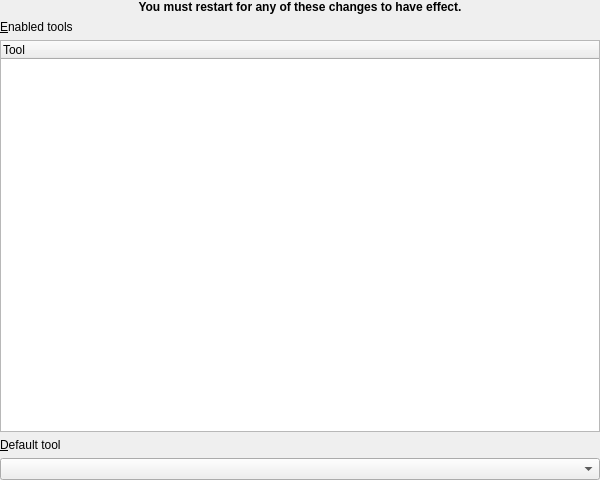
<?xml version="1.0" encoding="UTF-8"?>
<ui version="4.0">
 <class>toToolSettingUI</class>
 <widget class="QWidget" name="toToolSettingUI">
  <property name="geometry">
   <rect>
    <x>0</x>
    <y>0</y>
    <width>600</width>
    <height>480</height>
   </rect>
  </property>
  <property name="sizePolicy">
   <sizepolicy hsizetype="Expanding" vsizetype="Preferred">
    <horstretch>0</horstretch>
    <verstretch>0</verstretch>
   </sizepolicy>
  </property>
  <property name="minimumSize">
   <size>
    <width>600</width>
    <height>0</height>
   </size>
  </property>
  <property name="windowTitle">
   <string>Form1</string>
  </property>
  <layout class="QGridLayout">
   <property name="margin">
    <number>0</number>
   </property>
   <property name="spacing">
    <number>6</number>
   </property>
   <item row="2" column="0">
    <widget class="toTreeWidget" name="Enabled">
     <property name="selectionMode">
      <enum>QAbstractItemView::MultiSelection</enum>
     </property>
     <property name="allColumnsShowFocus">
      <bool>true</bool>
     </property>
     <column>
      <property name="text">
       <string>Tool</string>
      </property>
     </column>
    </widget>
   </item>
   <item row="4" column="0">
    <widget class="QComboBox" name="DefaultTool"/>
   </item>
   <item row="3" column="0">
    <widget class="QLabel" name="TextLabel2">
     <property name="toolTip">
      <string>Select the default tool to pop up when opening a new connection.</string>
     </property>
     <property name="text">
      <string>&amp;Default tool</string>
     </property>
     <property name="wordWrap">
      <bool>false</bool>
     </property>
     <property name="buddy">
      <cstring>DefaultTool</cstring>
     </property>
    </widget>
   </item>
   <item row="1" column="0">
    <widget class="QLabel" name="TextLabel1">
     <property name="toolTip">
      <string>Select which tools should show up in the menu and toolbar.</string>
     </property>
     <property name="text">
      <string>&amp;Enabled tools</string>
     </property>
     <property name="wordWrap">
      <bool>false</bool>
     </property>
     <property name="buddy">
      <cstring>Enabled</cstring>
     </property>
    </widget>
   </item>
   <item row="0" column="0">
    <widget class="QLabel" name="TextLabel3">
     <property name="font">
      <font>
       <weight>75</weight>
       <bold>true</bold>
      </font>
     </property>
     <property name="text">
      <string>You must restart for any of these changes to have effect.</string>
     </property>
     <property name="alignment">
      <set>Qt::AlignCenter</set>
     </property>
     <property name="wordWrap">
      <bool>false</bool>
     </property>
    </widget>
   </item>
  </layout>
 </widget>
 <customwidgets>
  <customwidget>
   <class>toTreeWidget</class>
   <extends>QTreeWidget</extends>
   <header>widgets/totreewidget.h</header>
  </customwidget>
 </customwidgets>
 <tabstops>
  <tabstop>Enabled</tabstop>
  <tabstop>DefaultTool</tabstop>
 </tabstops>
 <resources/>
 <connections/>
</ui>
